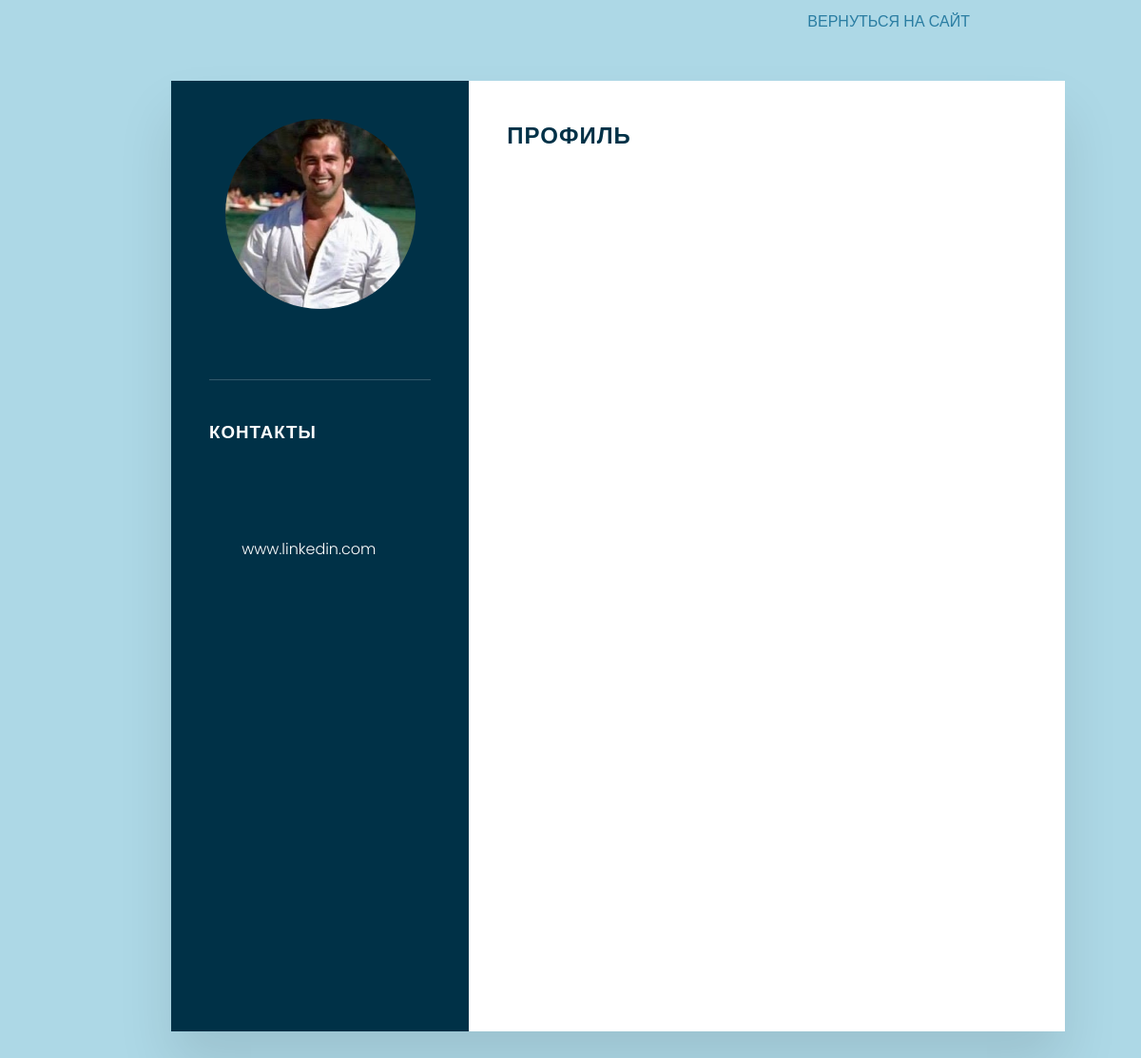
Page /lang/rus/cv/ on the earlier database version.
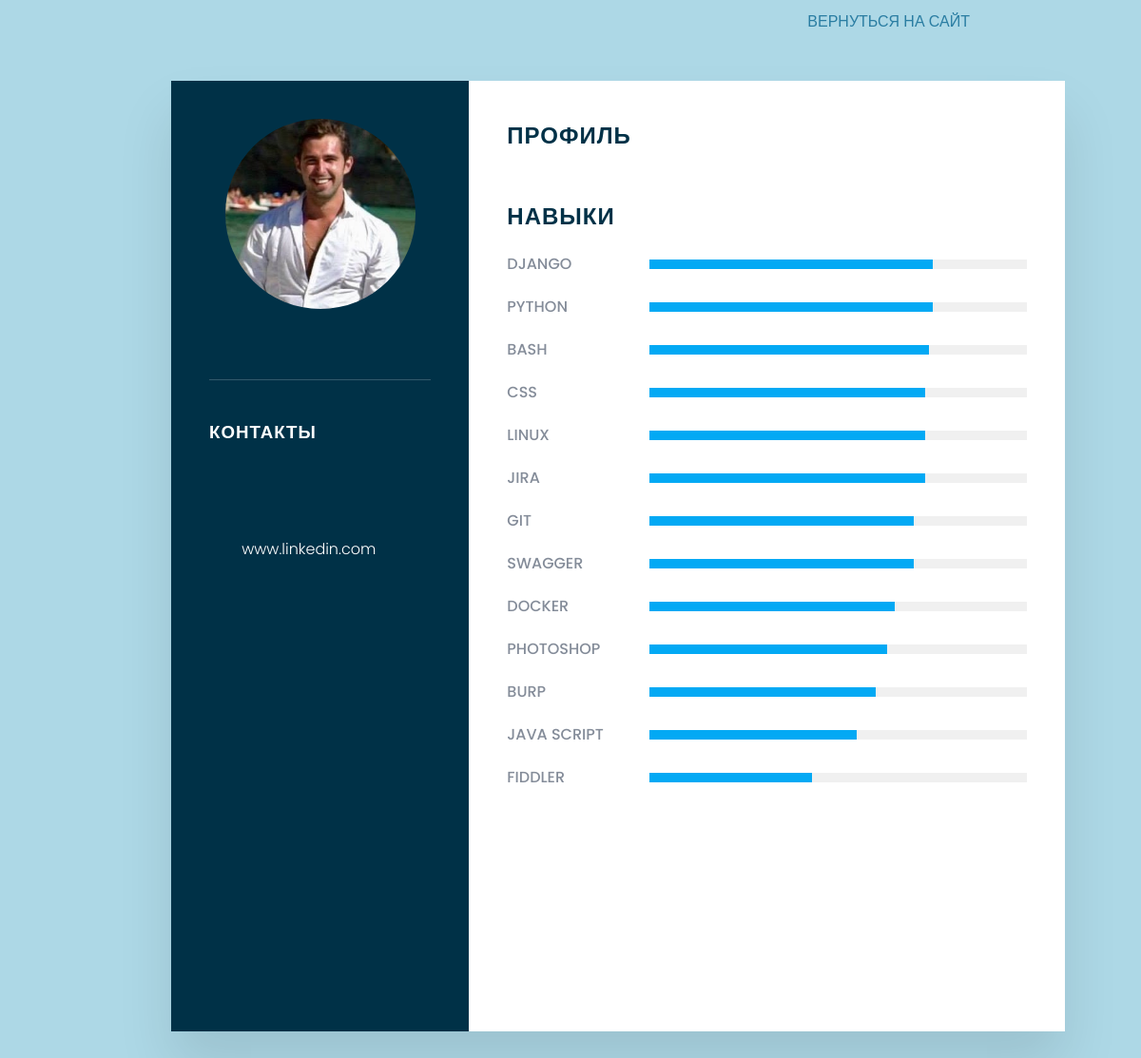
Same page on the later database version.
### portfolio_landing/models.py (models this page shows, shortened)
class Skill(models.Model):
    page_lang = models.CharField(max_length=10, choices=page_language_choices, blank=False,
                                 verbose_name='LANGUAGE:', default='ENG')
    skill = models.CharField(max_length=100)
    slug = models.SlugField(max_length=255, verbose_name='url', unique=True)
    skill_percent = models.IntegerField(default=0,verbose_name='lang_percent')
    class Meta:
        ordering = ['skill_percent']

### portfolio_landing/views.py (the view)
# urls.py: path('lang/rus/cv/', cv_page_rus, name='cv_page_rus'),
def cv_page_rus(request):
    return cv_page(request,template_to_be_rendered='portfolio_landing/RUS/CV.html')

### portfolio_landing/views.py (called while the page is built)
def detect_lang(request):
    if '/lang/' in request.__dict__['path_info']:
        selected_language_group = request.__dict__['path_info']
        list_values=selected_language_group.split('/')
        instruction_index=list_values.index('lang')
        value_index=instruction_index+1
        language_value=str(list_values[value_index]).upper()
        print('hello from detect_lang:', language_value)
        return language_value

### portfolio_landing/templates/portfolio_landing/RUS/CV.html (shortened to what this page needs)
{% extends 'CV.html' %}
{% block back %}<a href="{% url 'index_rus' %}">Вернуться на сайт</a>{% endblock %}
{% block contact %}Контакты{% endblock %}
{% block profile %}Профиль{% endblock %}
{% block skills %}Навыки{% endblock %}

### templates/CV.html (shortened to what this page needs)
<!DOCTYPE html>
{% load static %}
<html lang="en">
<head>
    <link rel="stylesheet" href="{% static 'cvstyle.css' %} " />
    <link rel="stylesheet" href="{% static 'fontawesome-free-5.15.4-web/css/all.css' %} " />
    <link rel="stylesheet" href="{% static 'fontawesome-free-5.15.4-web/css/brands.css' %} " />
    <link rel="stylesheet" href="{% static 'dropdown.css' %} " />
</head>
<body>
<div class="main_content">
    <div class="cv_nav">{% block back %}{% endblock %}</div>
<div class="container">
    <div class="left_Side">
        <div class="profileText">
            <div class="imgBx">
                {% if selected_cv.0.my_cv_photo %}
                <img src="{{ selected_cv.0.my_cv_photo.url }}">
                {% else %}
                <img src="{% static 'images/cv.JPG'%}">
                {% endif %}
            </div>
        </div>
        <div class="contactInfo">
            <h3 class="title">{% block contact %}{% endblock %}</h3>
            <ul>
                <li>
                    <span class="icon"><i class="fa fa-envelope"></i></span>
                </li>
                <li>
                    <span class="icon"><i class="fa fa-globe"></i></span>
                </li>
                <li>
                    <span class="icon"><i class="fa fa-address-card"></i></span>
                    <a href="{{ selected_cv.0.cvlinkedin }}"><span class="text">www.linkedin.com</span></a>
                </li>
                <li>
                    <span class="icon"><i class="fas fa-map"></i></span>
                </li>
            </ul>
        </div>
        <div class="contactInfo language">
        </div>
        <div class="contactInfo education">
        </div>
    </div>
    <div class="right_Side">
        <div class="about">
            <h2 class="title2">{% block profile %}{% endblock %}</h2>
        </div>
        <div class="about skills">
            {% if skill_set %}
            <h2 class="title2">{% block skills %}{% endblock %}</h2>
            {% for item in skill_set %}
            <div class="box">
                <h4>{{ item.skill }}</h4>
                <div class="percent">
                    <div style="width:{{ item.skill_percent }}%"></div>
                </div>
            </div>
            {% endfor %}
            {% endif %}
        </div>
    </div>
</div>
    </div>
</body>
</html>

### portfolio/static/cvstyle.css (style rules this page uses)
* { margin: 0; padding:0; box-sizing:border-box; font-family: 'Poppins', sans-serif; }
body { background: lightblue; display:flex; justify-content:center; align-items:center; min-height: 100vh; }
.main_content { flow-direction:column; }
.cv_nav { text-align:right; margin-right:50px; margin-top:10px; }
.cv_nav a { text-decoration:none; text-transform: uppercase; color: #2a7da2; }
.container { position:relative; width:100%; max-width: 1000px; min-height: 1000px; background: #fff; margin: 50px; display: grid; grid-template-columns: 1fr 2fr; box-shadow: 0 35px 55px rgba(0,0,0,0.1); }
.container .left_Side { position: relative; background: #003147; padding: 40px; }
.profileText { position: relative; display: flex; flex-direction: column; align-items: center; padding-bottom: 20px; border-bottom: 1px solid rgba(255,255,255,0.2); }
.profileText .imgBx { position: relative; width: 200px; height: 200px; border-radius: 50%; overflow: hidden; }
.profileText .imgBx img { position: absolute; top:0; left:0; width:100%; height:100%; object-fit:cover; }
.contactInfo { padding-top:40px; }
.title { color:#fff; text-transform: uppercase; font-weight:600; letter-spacing:1px; margin-bottom:20px; }
.contactInfo ul { position: relative; }
.contactInfo ul li { position: relative; list-style:none; margin:10px 0; cursor: pointer; }
.contactInfo ul li a { text-decoration:none; }
.contactInfo ul li .icon { display: inline-block; width:30px; font-size: 18px; color: #03a9f4; }
.contactInfo ul li span { color:#fff; font-weight:300; }
.container .right_Side { position: relative; background: #fff; padding: 40px; }
.about { margin-bottom: 50px; }
.title2 { color: #003147; text-transform: uppercase; letter-spacing:1px; margin-bottom: 10px; }
.about .box { display: flex; flex-direction:row; margin:20px 0; }
.skills .box { position: relative; width: 100%; display: grid; grid-template-columns: 150px 1fr; justify-content:center; align-items: center; }
.skills .box h4 { text-transform: uppercase; color: #848c99; font-weight: 500; }
.skills .box .percent { position: relative; width: 100%; height: 10px; background: #f0f0f0; }
.skills .box .percent div { position:absolute; top:0; left:0; height:100%; background: #03a9f4; }

Differences in the rows shown:
added Skill: skill "DJANGO", skill_percent 75 (drawn)
added Skill: skill "PYTHON", skill_percent 75 (drawn)
added Skill: skill "BASH", skill_percent 74 (drawn)
added Skill: skill "CSS", skill_percent 73 (drawn)
added Skill: skill "LINUX", skill_percent 73 (drawn)
added Skill: skill "JIRA", skill_percent 73 (drawn)
added Skill: skill "GIT", skill_percent 70 (drawn)
added Skill: skill "SWAGGER", skill_percent 70 (drawn)
added Skill: skill "DOCKER", skill_percent 65 (drawn)
added Skill: skill "PHOTOSHOP", skill_percent 63 (drawn)
added Skill: skill "BURP", skill_percent 60 (drawn)
added Skill: skill "JAVA SCRIPT", skill_percent 55 (drawn)
added Skill: skill "FIDDLER", skill_percent 43 (drawn)
Other differences:
text now shown: "НАВЫКИ"
